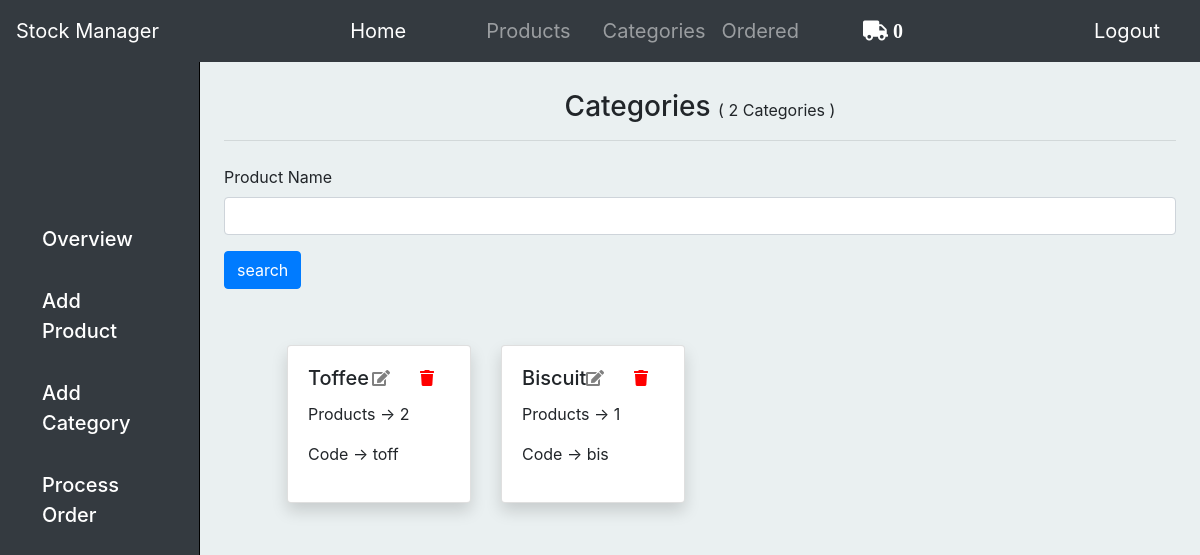
Page /categories/ (signed in) on the committed database.
### base/models.py (models this page shows, shortened)
class Category(models.Model):
    name = models.CharField(max_length=100)
    code = models.CharField(max_length=100)
    owner = models.ForeignKey(User, on_delete=models.CASCADE)

### base/views.py (the view)
# urls.py: path('categories/',views.category, name="category"),
def category(request):
    categories = Category.objects.filter(owner=request.user)
    noc = len(categories)
    print(noc)
    categoryfilter = CategoryFilter(request.GET, queryset=categories)
    categories = categoryfilter.qs
    context = {
        'noc':noc,
        'categories':categories,
        'categoryfilter':categoryfilter
    }
    return render(request, "base/category_page.html", context)

### base/templatetags/cart_template_tags.py (called while the page is built)
@register.filter
def cart_item_count(user):
    if user.is_authenticated:
        qs = Order.objects.filter(user=user, ordered=False)
        if qs.exists():
            return qs[0].items.count()
    return 0

### base/templates/base/category_page.html (shortened to what this page needs)
{% extends 'base/layout.html' %}
{% load static %}
{% load crispy_forms_tags %}
{% block main %}
	<h3 class="h3_head">Categories <small>( {{noc}} Categories )</small></h3>
	<hr>
		<form id="searchForm" method="GET" class="mt-4">
			{{categoryfilter.form|crispy}}
			<input class="btn btn-primary mb-2" type="submit" value="search">
		</form>
	<div class="row ml-5 mr-5 mt-5">
	{% for cat in categories %}
		<div class="col-sm-3">
	    <div class="card shadow">
	      <div class="card-body">
	        <h5 class="card-title">{{cat.name}}</h5>
	        <p class="card-text">Products -> {{cat.products.all.count}}</p>
	        <p class="card-text">Code -> {{cat.code}}</p>
			<div class="prodicon mr-5">
				<a href="{% url 'editcategory' cat.id %}"><i class="fas fa-edit" style="color: grey;"></i></a>
			</div>
			<div class="prodicon">
				<a href="{% url 'delete_confirm' cat.id %}"><i class="fas fa-trash" style="color: red;"></i></a>
			</div>
	      </div>
	    </div>
	  </div>
	{% endfor %}
	</div>
{% endblock main %}

### base/templates/base/layout.html (shortened to what this page needs)
{% load static %}
{% load cart_template_tags %}
<!DOCTYPE html>
<html>
<head>
    <link rel="stylesheet" href="https://stackpath.bootstrapcdn.com/bootstrap/4.5.2/css/bootstrap.min.css">
    <link rel="stylesheet" type="text/css" href="{% static 'css/style.css' %}">
    <link rel="stylesheet" href="https://use.fontawesome.com/releases/v5.7.0/css/all.css">
</head>
<body style="background-color: #EAF0F1">
    <nav class="navbar navbar-expand-lg navbar-dark bg-dark fixed-top">
    <a class="navbar-brand" href="#">Stock Manager</a>
    <div class="collapse navbar-collapse" id="navbarSupportedContent">
        <ul class="navbar-nav ml-auto mr-auto">
        <li class="nav-item active mr-5">
            <a class="nav-link " href="{% url 'home' %}">Home <span class="sr-only">(current)</span></a>
        </li>
        <li class="nav-item ml-3">
            <a class="nav-link" href="{% url 'product' %}">Products</a>
        </li>
        <li class="nav-item ml-3">
            <a class="nav-link" href="{% url 'category' %}">Categories</a>
        </li>
        <li class="nav-item">
            <a class="nav-link" href="{% url 'orders' %}">Ordered</a>
        </li>
        <li class="nav-item">
            <a class="nav-link" href="{% url 'list' %}"><i class="fas fa-truck ml-5" style="color: white;;">  {{ request.user|cart_item_count }}</i></a>
        </li>
        </ul>
        {% if user.is_authenticated %}
        <a class="nav-link mr-2" href="{% url 'logout' %}">Logout</a>
        {% else %}
        <a class="nav-link mr-2" href="{% url 'login' %}">Login</a>
        {% endif %}
    </div>
    </nav>
    <div class="container-fluid">
    	<div class="row">
    		<div class="col-md-2 bg-dark d-none d-md-block sidebar">
    			<div class="sidebar-left">
    				<ul class="nav flex-column sidebar-nav">
                        <li class="nav-item  mt-3 mr-4 ml-3">
                            <div class="side_nav_div">
                            	<a class="nav-link active" href="{% url 'home' %}">
                               	Overview
                            </a>
                            </div>
                        </li>
                        <li class="nav-item  mt-3 mr-4 ml-3">
                            <div class="side_nav_div">
                            	<a class="nav-link active" href="{% url 'addprod' %}">
                               	Add Product
                            </a>
                            </div >
                        </li>
                        <li class="nav-item  mt-3 mr-4 ml-3">
                            <div class="side_nav_div">
                            	<a class="nav-link active" href="{% url 'addcat' %}">
                               	Add Category
                            </a>
                            </div >
                        </li>
                        <li class="nav-item  mt-3 mr-4 ml-3">
                            <div class="side_nav_div">
                            	<a class="nav-link active" href="#">
                               	Process Order
                            </a>
                            </div>
                        </li>
                    </ul>
    			</div>
    		</div>
    		<main role="main" class="col-md-9 ml-sm-auto col-lg-10 px-4">
    			{% block main %}
                {% endblock main %}
    		</main>
    	</div>
    </div>
</body>
</html>

### base/static/css/style.css (style rules this page uses)
.sidebar { position: fixed; top: 0; bottom: 0; z-index: 100; padding: 200px 0 0 10px; border-right: 1px solid black; }
.sidebar-left { position: sticky; top: 0; height: calc(100vh-70px); }
.sidebar-nav li .nav-link { color: white; font-weight: 500; font-size: 20px; }
nav { font-size: 20px; }
main { padding-top: 90px; }
main .card { margin-bottom: 40px; }
a { color: white; }
.h3_head { text-align: center; }
.prodicon { position: absolute; width: 20px; height: 20px; right: 30px; top: 20px; }
small { font-size: 16px; }

### rows in the picture
Category: name "Toffee", products.all.count "2", code "toff"
Category: name "Biscuit", products.all.count "1", code "bis"

### other values in the picture
{{ request.user|cart_item_count }} "0"
{{ noc }} "2"
